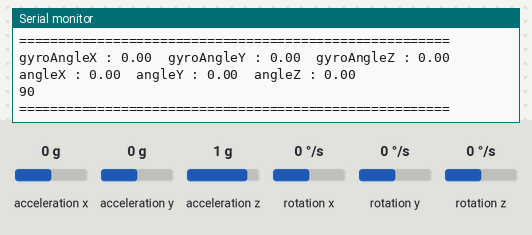
Bench run of a sketch on a simulated Arduino Uno, built with avr-gcc and run on an emulated ATmega328P. On the bench: the last lines printed to the serial monitor. The test bench sets the inputs (shaded band); at power-on: acceleration x 0 g, acceleration y 0 g, rotation z 0 °/s, acceleration z 1 g, rotation x 0 °/s, rotation y 0 °/s. No radio packets arrive unless stated.

Above: at 4.2 s.
4.3 s: acceleration x set to 0.8 g
At 4.42 s:
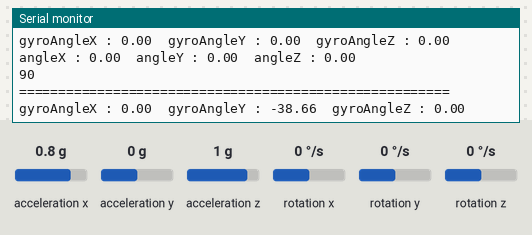
7.3 s: acceleration y set to 0.8 g
At 7.48 s:
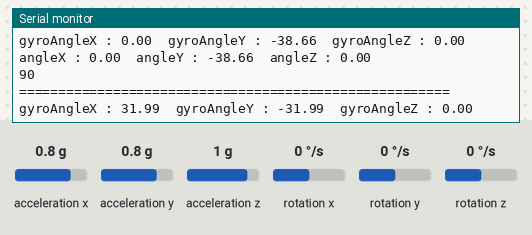
10.3 s: rotation z set to -192 °/s
At 10.39 s:
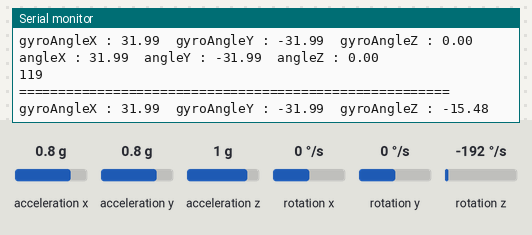
13.3 s: acceleration x set to 0 g
At 13.36 s:
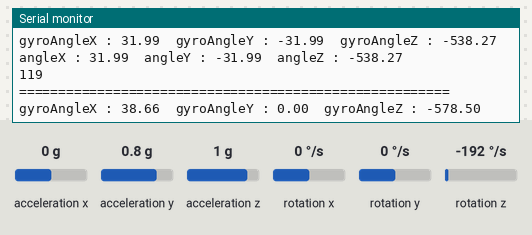
16.3 s: acceleration y set to -1.4 g
At 16.31 s:
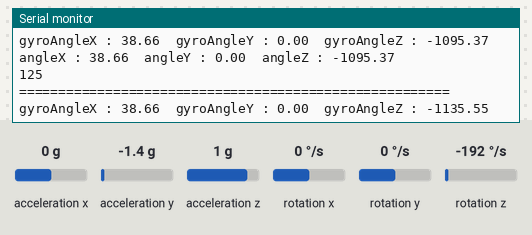
19.3 s: acceleration z set to 0 g
At 19.51 s:
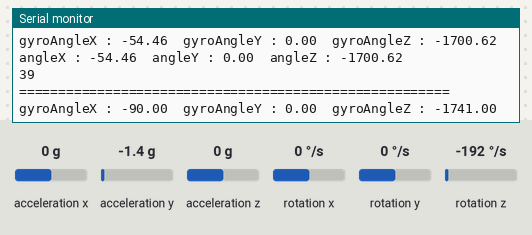
Timing chart, 0 to 22.3 s (numbered marks = the images above; inputs shaded):
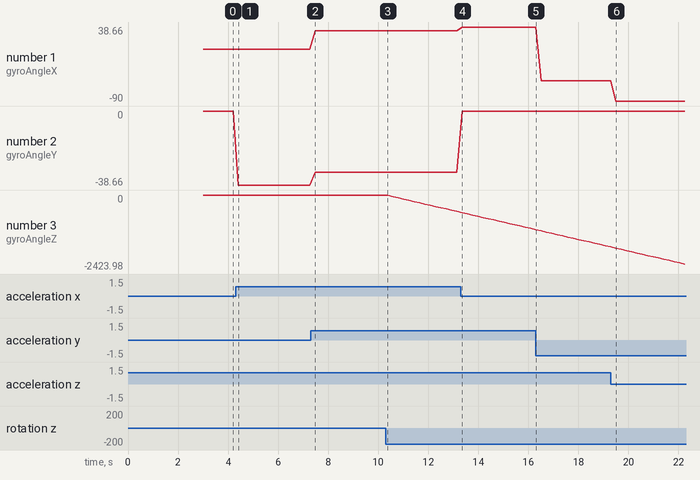

The sketch:

nrf_sen.ino
```cpp
#include <Wire.h>
#include <MPU6050_tockn.h>
#include <SPI.h>
#include <nRF24L01.h>
#include <RF24.h>
#include "printf.h"
#include <RF24_config.h>
int CE_PIN = 9, CSN_PIN = 10, servoang = 0, initang;
RF24 object(CE_PIN, CSN_PIN);
uint64_t address = 0x4321ABCDE1LL;
MPU6050 mpu6050(Wire);
long timer = 0;

void setup()
{
  Serial.begin(9600);
  Wire.begin();
  mpu6050.begin();
  mpu6050.calcGyroOffsets(true);
  mpu6050.update();
  initang = mpu6050.getGyroAngleX();

  object.begin();
  printf_begin();
  object.setPALevel(RF24_PA_MAX);
  object.setChannel(121);
  object.setDataRate(RF24_250KBPS);
  object.openWritingPipe(address);
  object.printDetails();
}

void loop()
{
  mpu6050.update();
  if (millis() - timer > 100)
  {
    Serial.print("gyroAngleX : "); Serial.print(mpu6050.getGyroAngleX());
    Serial.print("\tgyroAngleY : "); Serial.print(mpu6050.getGyroAngleY());
    Serial.print("\tgyroAngleZ : "); Serial.println(mpu6050.getGyroAngleZ());
    Serial.print("angleX : "); Serial.print(mpu6050.getAngleX());
    Serial.print("\tangleY : "); Serial.print(mpu6050.getAngleY());
    Serial.print("\tangleZ : "); Serial.println(mpu6050.getAngleZ());
    servoang = map(mpu6050.getGyroAngleX(), initang - 95, initang + 95, 1, 179);
    if (servoang < 1)
      servoang = 1;
    if (servoang > 179)
      servoang = 179;
    object.write(&servoang, sizeof(servoang));
    Serial.println(servoang);
    Serial.println("=======================================================\n");
    timer = millis();
  }
}
```

Measured:
- after the input at 4.3 s, the serial monitor: prints a new line after 0.11 s (image 1)
- after the input at 7.3 s, the serial monitor: prints a new line after 0.18 s (image 2)
- after the input at 10.3 s, the serial monitor: prints a new line after 0.08 s (image 3)
- after the input at 13.3 s, the serial monitor: prints a new line after 0.06 s (image 4)
- after the input at 19.3 s, the serial monitor: prints a new line after 0.20 s (image 6)
- plotted number 1: 0 → 31.99 after the input at 7.3 s, 31.99 → 38.66 after the input at 13.3 s, 38.66 → -54.46 after the input at 16.3 s, -54.46 → -90 after the input at 19.3 s
- plotted number 2: 0 → -38.66 after the input at 4.3 s, -38.66 → -31.99 after the input at 7.3 s, -31.99 → 0 after the input at 13.3 s
- plotted number 3: 0 → -538.27 after the input at 10.3 s, -538.27 → -1135.55 after the input at 13.3 s, -1135.55 → -1700.62 after the input at 16.3 s, -1700.62 → -2423.98 after the input at 19.3 s
